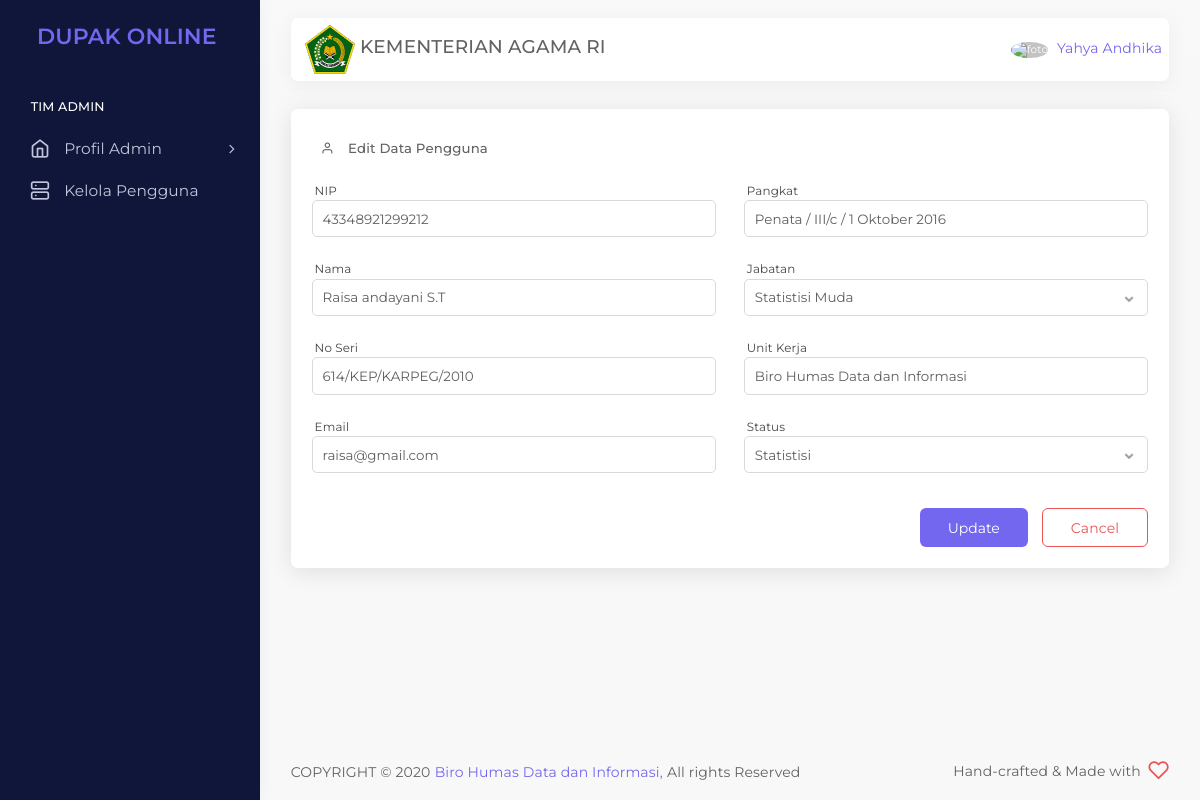
The app's page /admin/pengguna-edit.php (signed in) with its own data.
### tables this page shows
CREATE TABLE `pengguna` (
  `id_pengguna` int(100) NOT NULL,
  `nama` varchar(100) NOT NULL,
  `nip` varchar(225) NOT NULL,
  `password` varchar(255) NOT NULL,
  `email` varchar(255) NOT NULL,
  `alamat` varchar(255) NOT NULL,
  `no_seri_kapreg` varchar(1000) NOT NULL,
  `tempat_tanggal_lahir` varchar(100) NOT NULL,
  `tgl_lahir` date NOT NULL,
  `jenis_kelamin` varchar(100) NOT NULL,
  `pendidikan` varchar(100) NOT NULL,
  `pangkat` varchar(100) NOT NULL,
  `jabatan` enum('Statistisi Muda','Statistisi Madya') NOT NULL,
  `masa_kerja` varchar(100) NOT NULL,
  `unit_kerja` varchar(100) NOT NULL,
  `role` varchar(255) NOT NULL
);

### session_co.php (called while the page is built, shortened)
<?php
   include('config.php');
   $user_check = $_SESSION['login'];
   $ses_sql = mysqli_query($mysqli,"SELECT * FROM pengguna WHERE nip = '$user_check'");
   while ($row = mysqli_fetch_array($ses_sql,MYSQLI_ASSOC)){
      $login_session = $row['nama'];
   }
?>

### admin/pengguna-edit.php (the view, shortened to what this page needs)
<?php
include('../session_co.php');
include_once("../config.php");
?>
<?php
$id_pengguna = isset($_GET['id_pengguna']) ? $_GET['id_pengguna'] : null;
$result = mysqli_query($mysqli, "SELECT * FROM pengguna WHERE id_pengguna LIKE '%".$id_pengguna."%'");
while($user_data = mysqli_fetch_array($result))
{
    $nip = $user_data ['nip'];
    $nama = $user_data ['nama'];
    $no_seri_kapreg=$user_data ['no_seri_kapreg'];
    $email=$user_data ['email'];
    $pangkat=$user_data ['pangkat'];
    $jabatan=$user_data ['jabatan'];
    $unit_kerja=$user_data ['unit_kerja'];
    $role=$user_data ['role'];
}
?>
<!DOCTYPE html>
<html class="loading" lang="en" data-textdirection="ltr">
<head>
    <link rel="stylesheet" type="text/css" href="../app-assets/vendors/css/vendors.min.css">
    <link rel="stylesheet" type="text/css" href="../app-assets/vendors/css/tables/datatable/datatables.min.css">
    <link rel="stylesheet" type="text/css" href="../app-assets/vendors/css/file-uploaders/dropzone.min.css">
    <link rel="stylesheet" type="text/css" href="../app-assets/vendors/css/tables/datatable/extensions/dataTables.checkboxes.css">
    <link rel="stylesheet" type="text/css" href="../app-assets/css/bootstrap.css">
    <link rel="stylesheet" type="text/css" href="../app-assets/css/bootstrap-extended.css">
    <link rel="stylesheet" type="text/css" href="../app-assets/css/colors.css">
    <link rel="stylesheet" type="text/css" href="../app-assets/css/components.css">
    <link rel="stylesheet" type="text/css" href="../app-assets/css/themes/dark-layout.css">
    <link rel="stylesheet" type="text/css" href="../app-assets/css/themes/semi-dark-layout.css">
    <link rel="stylesheet" type="text/css" href="../app-assets/css/core/menu/menu-types/vertical-menu.css">
    <link rel="stylesheet" type="text/css" href="../app-assets/css/core/colors/palette-gradient.css">
    <link rel="stylesheet" type="text/css" href="../app-assets/css/plugins/file-uploaders/dropzone.css">
    <link rel="stylesheet" type="text/css" href="../app-assets/css/pages/data-list-view.css">
    <link rel="stylesheet" type="text/css" href="../assets/css/style.css">
</head>
<body class="vertical-layout vertical-menu-modern semi-dark-layout 2-columns  navbar-floating footer-static  " data-open="click" data-menu="vertical-menu-modern" data-col="2-columns" data-layout="semi-dark-layout">
    <nav class="header-navbar navbar-expand-lg navbar navbar-with-menu floating-nav navbar-light navbar-shadow">
        <div class="navbar-wrapper">
            <div class="navbar-container content">
                <div class="navbar-collapse" id="navbar-mobile">
                    <div class="mr-auto float-left bookmark-wrapper d-flex align-items-center">
                        <ul class="nav navbar-nav">
                            <li class="nav-item d-none d-lg-block"><img src="../app-assets/images/pages/kemenag25.png"><a class="h4"> KEMENTERIAN AGAMA RI</a>
                            </li>
                        </ul>
                    </div>
                        <a class="dropdown-toggle nav-link dropdown-user-link section_userinfo" href="#" data-toggle="dropdown">
                            <span class="avatar avatar-online">
                            <img src="https://sso.undip.ac.id/assets/app/images/user.png" style="max-width: 45px;" alt="foto"><i></i></span>
                            <span class="user-name" style="margin-bottom: 1rem;" >  <?php echo $login_session; ?></span></a>
                </div>
            </div>
        </div>
    </nav>
    <div class="main-menu menu-fixed menu-dark menu-accordion menu-shadow" data-scroll-to-active="true">
        <div class="navbar-header">
            <ul class="nav navbar-nav flex-row">
                <li class="nav-item mr-auto"><a class="navbar-brand" href="app-user-view.php">
                        <h2 class="brand-text mb-0">DUPAK ONLINE</h2>
                    </a></li>
                <li class="nav-item nav-toggle"><a class="nav-link modern-nav-toggle pr-0" data-toggle="collapse"></a></li>
            </ul>
        </div>
        <div class="main-menu-content">
        <ul class="navigation navigation-main" id="main-menu-navigation" data-menu="menu-navigation">
                            <li class=" navigation-header"><span>Tim Admin</span>
                            </li>
                            <li class=" nav-item"><a href="./app-user-view.php"><i class="feather icon-home"></i><span class="menu-title" data-i18n="Dashboard">Profil Admin</span></a>
                            </li>
                            <li class=" nav-item"><a href="./pengguna.php"><i class="feather icon-server"></i><span class="menu-title" data-i18n="Colors">Kelola Pengguna</span></a>
                            </li>
                        </ul>
        </div>
    </div>
    <div class="app-content content">
        <div class="content-wrapper">
            <div class="content-body">
                <section class="users-edit">
                    <div class="card">
                        <div class="card-content">
                            <div class="card-body">
                                <ul class="nav nav-tabs mb-1" role="tablist">
                                    <li class="nav-item">
                                        <a class="nav-link d-flex align-items-center">
                                            <i class="feather icon-user mr-1"></i><span class="d-none d-sm-block">Edit Data Pengguna</span>
                                        </a>
                                    </li>
                                    </ul>
    <form  name="update" method="post" action="./pengguna-edit.php">
        <div class="pt-0">
        <div class="row">
        <div class="col-12 col-sm-6">
        <div class="form-group">
        <div class="controls">
        <label>NIP</label>
    <input type="text" class="form-control" name="nip" value="<?php echo $nip;?>">
    </div>
    </div>
        <div class="form-group">
        <div class="controls">
        <label>Nama</label>
    <input type="text" class="form-control" name="nama" value="<?php echo $nama;?>">
    </div>
    </div>
        <div class="form-group">
        <div class="controls">
        <label>No Seri</label>
    <input type="text" class="form-control" name="no_seri_kapreg" value="<?php echo $no_seri_kapreg;?>">
    </div>
    </div>
    <div class="form-group">
        <div class="controls">
        <label>Email</label>
    <input type="text" class="form-control" name="email" value="<?php echo $email;?>">
    </div>
    </div>
    </div>
    <div class="col-12 col-sm-6">
    <div class="form-group">
    <div class="controls">
        <label>Pangkat</label>
    <input type="text" class="form-control" name="pangkat" value="<?php echo $pangkat;?>">
    </div>
    </div>
    <div class="form-group">
    <div class="controls">
        <label>Jabatan</label>
    <select class="custom-select form-control" id="jabatan" name="jabatan">
                <option value="Statistisi Muda"
                <?php
                if ($jabatan=='Statistisi Muda')
                {
                    echo "selected";
                }
                ?>
                >Statistisi Muda</option>
    </select>
    </div>
    </div>
    <div class="form-group">
    <div class="controls">
        <label>Unit Kerja</label>
    <input type="text" class="form-control" name="unit_kerja" value="<?php echo $unit_kerja;?>">
    </div>
    </div>
    <div class="form-group">
    <div class="controls">
        <label>Status</label>
    <select class="custom-select form-control" id="location1" name="role" value="<?php echo $role;?>">
                <option value="Statistisi"
                <?php
                if ($role=='Statistisi')
                {
                    echo "selected";
                }
                ?>
                >Statistisi</option>
    </select>
    </div>
    </div>
    </div>
    <div class="col-12 d-flex flex-sm-row flex-column justify-content-end mt-1">
        <input type="submit" class="btn btn-primary glow mb-1 mb-sm-0 mr-0 mr-sm-1" name="update" value="Update"></input>
        <a type="reset" href="pengguna.php" class="btn btn-outline-danger">Cancel</a>
    </div>
    </div>
    </form>
                    </div>
                </div>
            </div>
        </section>
    </div>
    </div>
</div>
    <div class="drag-target"></div>
    <footer class="footer footer-static footer-light">
        <p class="clearfix blue-grey lighten-2 mb-0"><span class="float-md-left d-block d-md-inline-block mt-25">COPYRIGHT &copy; 2020<a class="text-bold-800 grey darken-2" href="https://1.envato.market/pixinvent_portfolio" target="_blank">Biro Humas Data dan Informasi,</a>All rights Reserved</span><span class="float-md-right d-none d-md-block">Hand-crafted & Made with<i class="feather icon-heart pink"></i></span>
        </p>
    </footer>
</body>
</html>

### app-assets/css/themes/semi-dark-layout.css (style rules this page uses)
body.semi-dark-layout .main-menu { background-color : #10163A; }
body.semi-dark-layout .main-menu-content .navigation-main { background-color : #10163A; }
body.semi-dark-layout .main-menu-content .navigation-main .nav-item i { color : #C2C6DC; }
body.semi-dark-layout .main-menu-content .navigation-main .nav-item a:after, body.semi-dark-layout .main-menu-content .navigation-main .nav-item a { color : #C2C6DC; }

### app-assets/css/core/menu/menu-types/vertical-menu.css (style rules this page uses)
body.vertical-layout.vertical-menu-modern .main-menu .navigation > li > a > i { font-size : 1.2rem; margin-right : 1rem; float : left; }
body.vertical-layout.vertical-menu-modern .main-menu { -webkit-transition : 0.4s cubic-bezier(0.25, 0.8, 0.25, 1); transition : 0.4s cubic-bezier(0.25, 0.8, 0.25, 1); -webkit-transform : translate3d(0, 0, 0); transform : translate3d(0, 0, 0); -webkit-backface-visibility : hidden; backface-visibility : hidden; }
body.vertical-layout.vertical-menu-modern.menu-expanded .main-menu { width : 260px; }
body.vertical-layout.vertical-menu-modern.menu-expanded .main-menu .navigation > li > a > i { margin-right : 1rem; float : left; }
body.vertical-layout.vertical-menu-modern.menu-expanded .main-menu .navigation > li > a > i:before { font-size : 1.429rem; }
body.vertical-layout.vertical-menu-modern.menu-expanded .main-menu .navigation > li > a > span { -webkit-animation : 0.3s cubic-bezier(0.25, 0.8, 0.25, 1) 0s normal forwards 1 fadein; animation : 0.3s cubic-bezier(0.25, 0.8, 0.25, 1) 0s normal forwards 1 fadein; }
body.vertical-layout.vertical-menu-modern.menu-expanded .main-menu .navigation li.has-sub > a:not(.mm-next):after { content : '\f105'; font-family : 'FontAwesome'; font-size : 1.1rem; display : inline-block; position : absolute; right : 25px; top : 10px; -webkit-transform : rotate(0deg); -ms-transform : rotate(0deg); transform : rotate(0deg); transition : -webkit-transform 0.2s ease-in-out; }
body.vertical-layout.vertical-menu-modern.menu-expanded .footer { margin-left : 260px; }
@media (min-width: 992px) { body.vertical-layout.vertical-menu-modern .main-menu { width : 260px; } }
@media (min-width: 992px) { body.vertical-layout.vertical-menu-modern .footer { margin-left : 260px; } }

### records on screen
pengguna: nama "Yahya Andhika"
pengguna: nip "43348921299212", nama "Raisa andayani S.T", no_seri_kapreg "614/KEP/KARPEG/2010", email "raisa@gmail.com", pangkat "Penata / III/c / 1 Oktober 2016", jabatan "Statistisi Muda", unit_kerja "Biro Humas Data dan Informasi", role "Statistisi"
